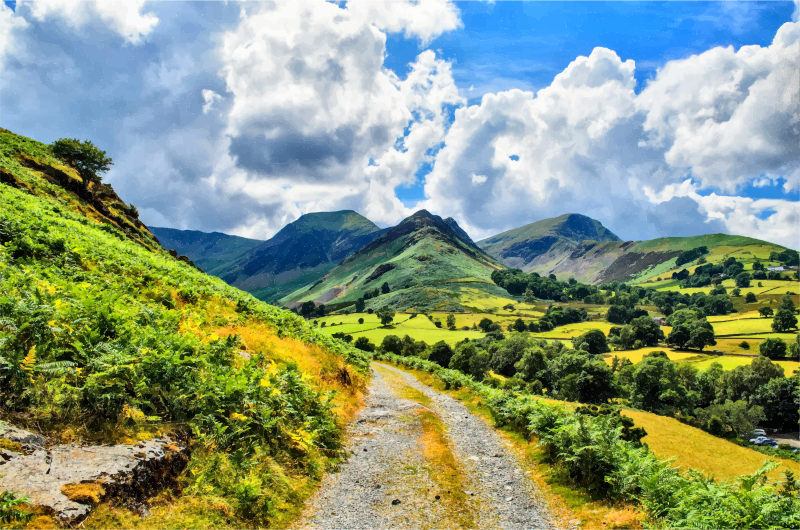
#> input picture 01-numpy/img/Green-Rolling-Hills-Landscape-800px.png, 800 x 530 px
$ jupyter execute 01-Numpy.ipynb   (shell and % lines are left out)
#> lines starting #> are read from the running program, lines starting #| are printed output that depends on the picture; after the words box and inside, x2 and y2 are one past the last pixel; in counts of white or black regions, pixels touching at a corner belong together
# Numpy Qucik Intro

[cell 1]
# The very first move
import numpy as np

### Construct an ndarray
n-dimensional array

[cell 2]
[1, "a", 1., [1,2], (1,2), {'a':3}]

[cell 3]
y = np.array([[1.,2,3], [4,5,6], [7,8, 9.3]])
y

[cell 4]
np.array([b'a', b'b', b'cuuuuuuuuiiiiiiiiiiiiiiiiiiii'])

The first thing to look at ndarray:  shape , dtype

# always check dtype and shape of an array

[cell 5]
y.shape[0] * y.shape[1] * 8

[cell 6]
y

[cell 7]
z = np.array([y, 2*y, 3*y, 4*y, 5*y, 6*y])
z.shape

[cell 8]
z

[cell 9]
z.shape

[cell 10]
#w = np.array([[2,3], [4,5,6]])
#w.dtype

[cell 11]
x = np.array([1,2,3])
x[0]= 5555555.
x

[cell 12]
x.shape, x.dtype

[cell 13]
y.shape, y.dtype

[cell 14]
x = np.array([10,2,3,4])

[cell 15]
# import matplotlib
import matplotlib.pyplot as plt
# plot the graph
#x[0]=3
plt.plot(x, 'o')

[cell 16]
y

[cell 17]
# using rich module to pretty print the array
from rich import print
print(y)

[cell 18]
print({
    "a": 3,
    "b": [1,2,3]
})

### There are many ways to build an array

[cell 19]
print(2*np.ones_like(y))

[cell 20]
print(np.ones((10, 10, 10)))

[cell 21]
print(3.14*np.ones((10,10)))

[cell 22]
print(np.full((3,3), 3.14))

[cell 23]
I = np.eye(10)
print(I)

[cell 24]
print(np.diag([1,2,3,5,5,5]))

[cell 25]
0.1 + 0.2

[cell 26]
# there are also many utility to construct arrays people use
# a 'range' array
x = np.arange(0, 1, 0.1)
print(x)
x = np.linspace(0, 1, 100)
print(x)
# random array
y = np.random.uniform(-1,1, size=100)
plt.plot( y, 'x')
#> figure, not shown here; curve peaks at x = 52, y = 0.977

[cell 27]
y.dtype

Arrays are data stored in a computer. When you see a bunch of data stored in a computer, you can check

* What information does the data contain?
* What are the restrictions on this data or object?
* What do these restrictions mean? benefit?
* How can it be used (operation)?
* Have you encountered anything similar before?
* What can it be applied to?

The most common and basic operations on arrays are  **elementwise operation**

see also `np.vectorize` and ufunc

[cell 28]
# for example, the following addition applied to each element of the array
np.array([1,2,3,4]) * 4 + 3

[cell 29]
x = np.array([1,2,3,4])
y = np.array([4,3,2,1])
x + y

[cell 30]
from math import sin
from math import pi
sin(pi/4)**2

[cell 31]
np.pi

[cell 32]
# There might be many interpolation or generalization of sine function on an array input
# but the most simple one is just the elementwise one
x = np.linspace(0, np.pi/2, 91)
print(np.sin(x))

[cell 33]
x = np.linspace(0, 2* np.pi, 1001)
plt.plot(x, np.sin(x))
#> figure, not shown here; curve peaks at x = 1.57, y = 1

[cell 34]
y = np.sin(x)
y.dtype

## Q0:
plot the graph $y=x^2+1$ or other functions

type the following command in notebook
```python
plt.plot?
```
and see what you can do with `plot` function

[cell 35]
x=np.linspace(-3,3, 100)
y = x**2 + 1
plt.plot(x, y)
z = 0.3*(x**3 - 3*x **2 + x+5)
z = np.exp(z)
plt.plot(x, z, label='z')
x=np.linspace(-3,3, 7)
y = x**2 + 1
plt.plot(x, y, 'x')
plt.plot(x, 5*np.ones_like(x))
plt.plot(x, np.ones_like(x), 'g')
plt.legend()
#> figure, not shown here; curve peaks at x = -3, y = 10; curve peaks at x = 3, y = 11.02

[cell 36]
np.array([1,2,3,4]) + [5]

[cell 37]
np.sin(np.array([1,2,3,4]))

[cell 38]
x = np.array([1,2,3,4])
y = np.array([4,3,2,1])
x +y

 you can use `%load` to load the sample solution when you are done

[cell 39]
# %load q0.py
x = np.linspace(-1, 1, 10001)
plt.plot(x, x**2+1 ) #, "g^", x, x**3, 'ro', x, x**2+1, 'b');
#> figure, not shown here; curve peaks at x = -1, y = 2

## Q1:
Images are also data. The content of the image can be represented by an array.
use the following code to load an image and transform it into an ndarray
```python
from PIL import Image
# read PIL Image (the following line opens a cc0 image, originally from openclipart)
img = Image.open('img/Green-Rolling-Hills-Landscape-800px.png')
# convert the image content into ndarray
img_array = np.array(img)
# convert ndarray back to PIL Image
Image.fromarray(img_array)
```
check the content of the image. What is the dtype and shape of the array that represents the content of the image?

[cell 40]
# %load q1.py
from PIL import Image
img = Image.open('img/Green-Rolling-Hills-Landscape-800px.png')
#> img is the input picture: PIL image 800x530 RGBA; mean R, G, B, A 132.9, 149.4, 121.1, 248.1
img_array = np.array(img)
print("img_array.shape={}".format(img_array.shape))
print("img_array.dtype={}".format(img_array.dtype))
Image.fromarray(img_array)

As we know how the image content can be represented by an ndarray, we can do it backwards, that is, we can convert an ndarray to an image and then visualize it.

[cell 41]
x = np.array([[[255, 0, 0], [127,127,127]], [[0, 255, 0], [0,0,255]]], np.uint8)

[cell 42]
x.shape

[cell 43]
import IPython.display as display
img = Image.fromarray(x) #.resize((200,200), Image.NEAREST)
for i in range(1):
    print(i)
    display.display(img.resize((50*i+2, 50*i+2), Image.NEAREST))

Let us draw some thing more interesting

[cell 44]
x = np.array([5,6,7,8])
x[1:3]=4
x

[cell 45]
x = list(range(100))
x[10:30:3]

[cell 46]
x = np.full((150,150), 0, dtype=np.uint8)
x[::5] = 255
x[:, ::5] = 255
Image.fromarray(x)
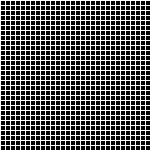
#> Out: PIL image 150x150 L; 36% white in thin lines or dots

[cell 47]
x = np.full((500,500), 0, dtype=np.uint8)
for i in range(500):
    for j in range(500):
        if (200-j)**2+(200-i)**2 < 50**2:
            x[i, j] = 255
for i in range(500):
    for j in range(500):
        if (300-j)**2+(200-i)**2 < 20**2:
            x[i, j] = 255
Image.fromarray(x)

[cell 48]
a = 127*np.ones((6000,6000), dtype=np.uint8)
y, x = np.indices(a.shape[:2])
a[(3000-x)**2+(3000-y)**2 < 3000**2]=255
Image.fromarray(a)
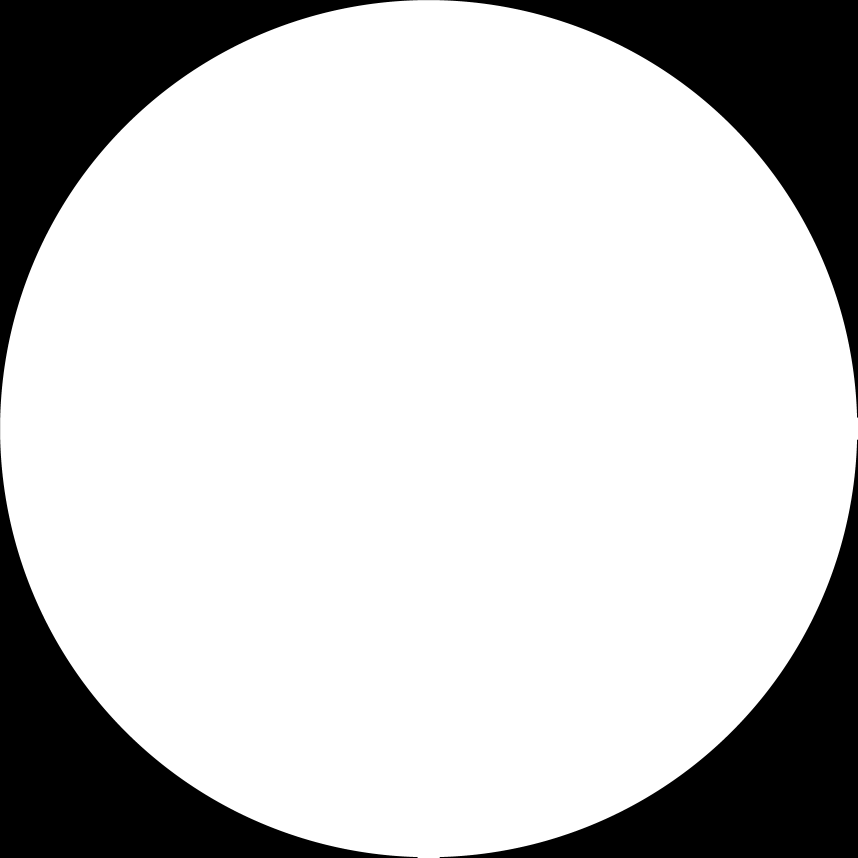
#> Out: PIL image 6000x6000 L (shown at 1/7 size); values 127 (black) and 255 (white), 78.5% white; 2 black regions, box (x1, y1, x2, y2) and area: (0, 0, 6000, 6000) 5797373, (3078, 3078, 6000, 6000) 1928458

[cell 49]
x = 127*np.ones((5000,5000), dtype=np.uint8)
for i in range(5000):
    for j in range(5000):
        x[i, j] = 255*( 1-(abs(2500-j)**2+abs(2500-i)**2)/(2*2500**2))
Image.fromarray(x)
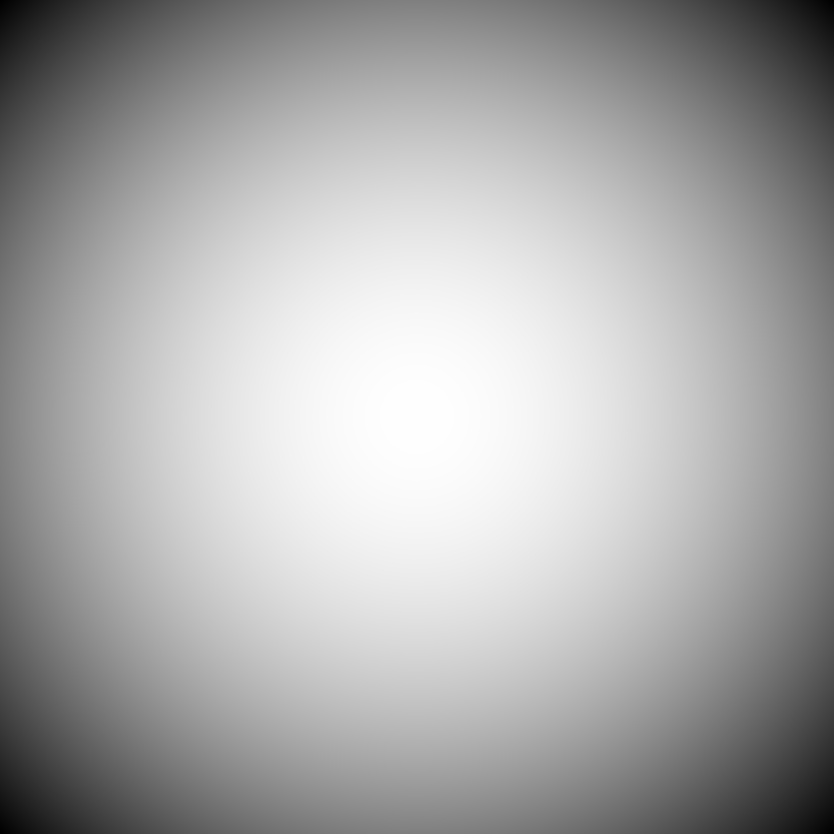
#> Out: PIL image 5000x5000 L (shown at 1/6 size); min 0, max 255, mean 169.5

[cell 50]
a = 127*np.ones((5000,5000), dtype=np.uint8)
y, x = np.indices(a.shape[:2])
b = np.uint8(255*(1-((2500-x)**2+(2500-y)**2)/(2*2500**2)))
Image.fromarray(b)

### Indexing
an array can be indexed like a list

[cell 51]
a = np.arange(30)
a

[cell 52]
a[5]

[cell 53]
a[3:7]

[cell 54]
# list odd terms
a[1::2]

[cell 55]
# can used assign values
a[1::2]  = -1
a

[cell 56]
# or
a[1::2] = -a[::2]-1
a

## Q2
given
```python
x = np.arange(30)
a = np.arange(30)
a[1::2] = -a[1::2]
```
plot the floowing graph

[cell 57]
# %load q2.py

### there are more way to index an ndarray

[cell 58]
b = np.array([[1,2,3], [4,5,6], [7,8,9]])
b

[cell 59]
b[1][2]

[cell 60]
b[1,2]

[cell 61]
b[1]

## Q3
Notebook is a great tool for interactive experimenting.

Sometimes, the best way to learn is to try it.

You may see a pattern of how numpy indexing works, does the following syntax and see whether it works.
```python
b = np.random.randint(0,99, size=(10,10))
b[::2, 2]
```

### Fancy indexing

[cell 62]
b = np.random.randint(0,99, size=(5,10))
b

Think about what is going on (what is numpy _thinking_? try to figure out the logic behind it)

[cell 63]
b[[1,3]]

[cell 64]
b[(1,3)]

[cell 65]
b[[1,2], [3,4]]

[cell 66]
b[[(1,2),(3,4)]]

[cell 67]
b[[True, False, False, True, False]]

## Q4
replace all even numbers in  `b` to `-1`

[cell 68]
# sample solution
# %load q4.py

# Practice with the image

[cell 69]
# Recall the image we used before
from PIL import Image
img = Image.open('img/Green-Rolling-Hills-Landscape-800px.png')
img_array = np.array(img)
Image.fromarray(img_array)

[cell 70]
# this is an utility function to show an array as an image
from IPython.display import display
def show(img_array):
    display(Image.fromarray(img_array))

## Q
Try to do the followings using numpy indexing or numpy function you know.

* resize the image to the half of original height and width.
* crop a piece of the image
* make the image upside down.
* mirror the image from left to right
* remove all green in the image
* resize the image to double the size
* paste an imgae to another
```python
from urllib.request import urlopen
url = "https://raw.githubusercontent.com/playcanvas/engine/master/examples/images/animation.png"
simg = Image.open(urlopen(url))
```
* exchange green and red channel
* convert the image to grayscale, using the following formula `Y=0.299R+0.587G+0.114B`

[cell 71]
# resize to half
#%load q_half.py

[cell 72]
# resize to double
# %load q_scale2.py

[cell 73]
# upside down
show(img_array[::-1])

[cell 74]
# paste one image to another
#%load q_paste.py

[cell 75]
# convert to grayscale
#%load q_grayscale.py

## Q
* dig out a circle image that center at (300, 300) with radius 100

[cell 76]
# use loop
#%load q_slow_circle.py

[cell 77]
# use fancy index
#%load q_fast_circle.py

### other applications of indexing

[cell 78]
# blur an image
a = img_array.astype(float)
for i in range(20):
    a[1:,1:] = (a[1:,1:]+a[:-1,1:]+a[1:,:-1]+a[:-1,:-1])/4
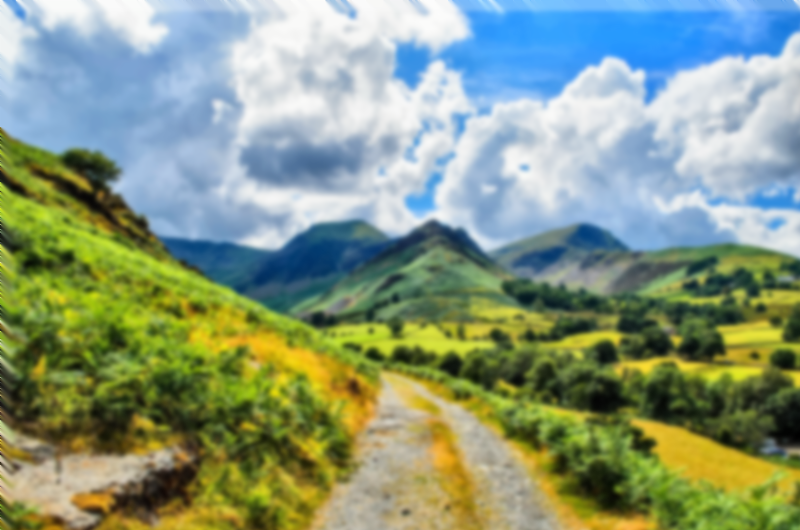
#> a: shape (530, 800, 4) float64; mean R, G, B, A 132.8, 150.5, 124.2, 246.7; transparent parts drawn white
#a = ( (img-a)*2+127).clip(0, 255)
show(a.astype('uint8'))

[cell 79]
# edge detection
a = img_array.astype(float)
a = a @ [0.299, 0.587, 0.114, 0]
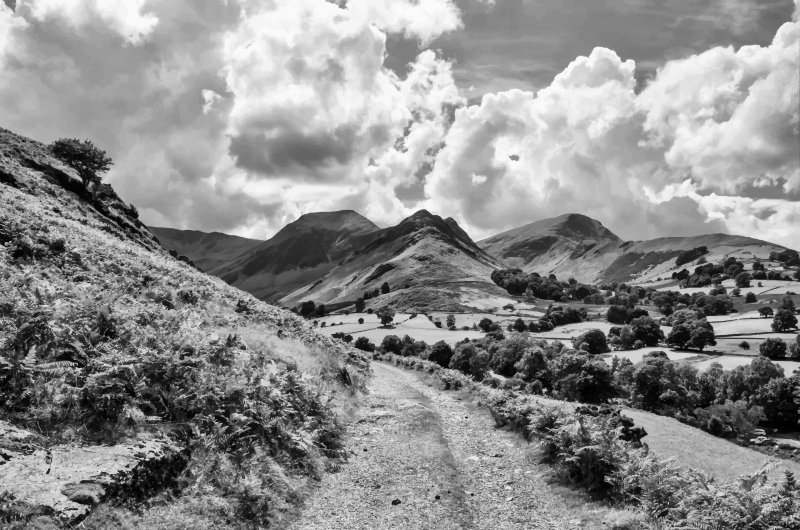
#> a: shape (530, 800) float64; min 1, max 252.9, mean 141.2
a = np.abs((a[1:]-a[:-1]))*2
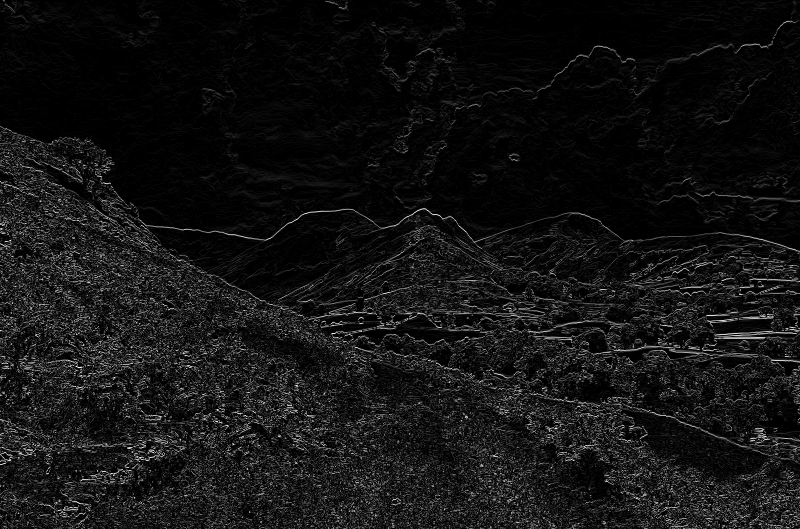
#> a: shape (529, 800) float64; min 0, max 343.5, mean 26.3; drawn with min black and max white
show(a.astype('uint8'))

## Reshaping
what does `.flatten` do? what is the shape of the array after `.flatten`

check documents of
`.reshape, .T, np.rot00, .swapaxes .rollaxis`
and then check out how these function affect the shape of the array

[cell 80]
# application of reshaping
R,G,B,A = img_array.reshape(-1,4).T
plt.hist((R,G,B), color=['r', 'g', 'b']);
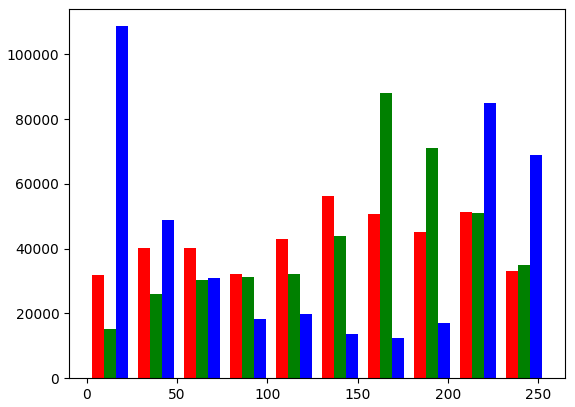
#> figure drawn by matplotlib, 1 panel; tallest bar 56308 high, from x = 130 to 136.8; tallest bar 88005 high, from x = 162.3 to 169.2; tallest bar 108688 high, from x = 16.15 to 22.95

## stack arrays together
check documents of `np.vstack` `np.hstack` `np.concatenate` and try

[cell 81]
# an example
show(np.hstack([img_array, img_array]))

[cell 82]
# another one
show(np.concatenate([img_array, img_array[:, ::-1]], axis=1))
#> in show (call 5), `display(Image.fromarray(img_array))`:
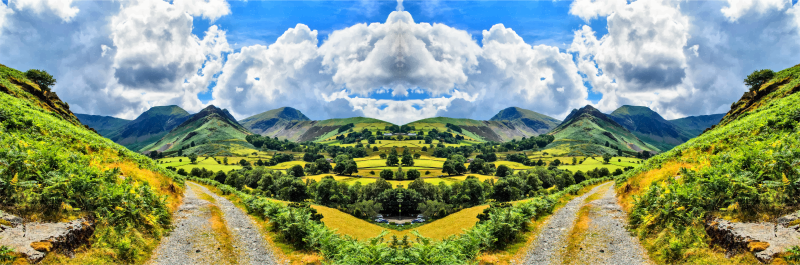
#> shown: PIL image 1600x530 RGBA (shown at 1/2 size); mean R, G, B, A 132.9, 149.4, 121.1, 248.1; transparent parts drawn white

## functions applied to wholl array/axis
though there are many functions that are simple, elementwise, which are called ufunc, many useful and common functions are not ufuncs. The foolowings are a few examples

[cell 83]
np.max([1,2,3,4])

[cell 84]
np.sum([1,2,3,4])

[cell 85]
np.mean([1,2,3,4])

[cell 86]
np.min([1,2,3,4])

多重意義的運用， 水平平均，整合垂直平均

[cell 87]
x_mean = img_array.astype(float).min(axis=0, keepdims=True)
#> x_mean = 800 rows, first 6: [5, 4, 2, 139], [5, 4, 0, 177], [5, 4, 2, 176], [5, 5, 2, 164], [5, 5, 2, 176], [5, 5, 2, 176]
print(x_mean.dtype, x_mean.shape)
y_mean = img_array.astype(float).min(axis=1, keepdims=True)
#> y_mean = 530 rows, first 6: [38, 126, 214, 139], [37, 127, 215, 220], [37, 127, 215, 221], [37, 127, 215, 219], [37, 127, 214, 204], [37, 128, 214, 217]
print(y_mean.dtype, y_mean.shape)
# 自動 broadcast
xy_combined = (img_array-(x_mean+y_mean)/2)#.astype('uint8')
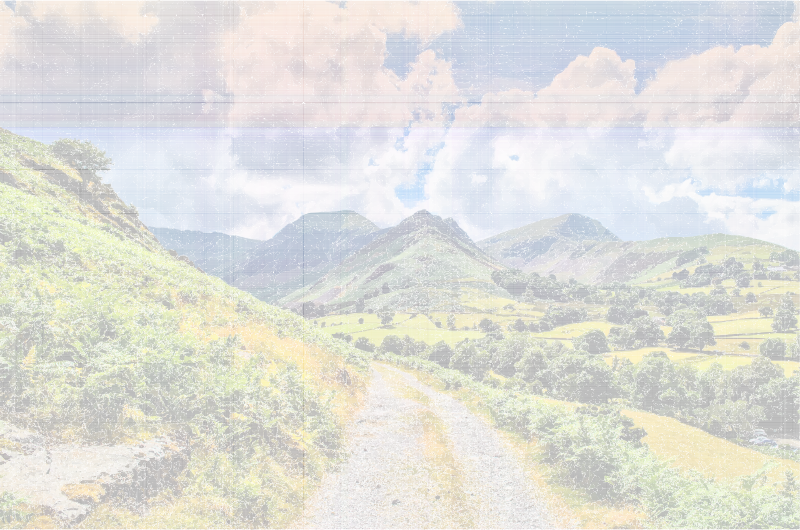
#> xy_combined: shape (530, 800, 4) float64; mean R, G, B, A 121.7, 122.2, 97.4, 58.6; transparent parts drawn white
show((img_array - xy_combined+127).clip(0,255).astype('uint8'))
#> in show (call 6), `display(Image.fromarray(img_array))`:
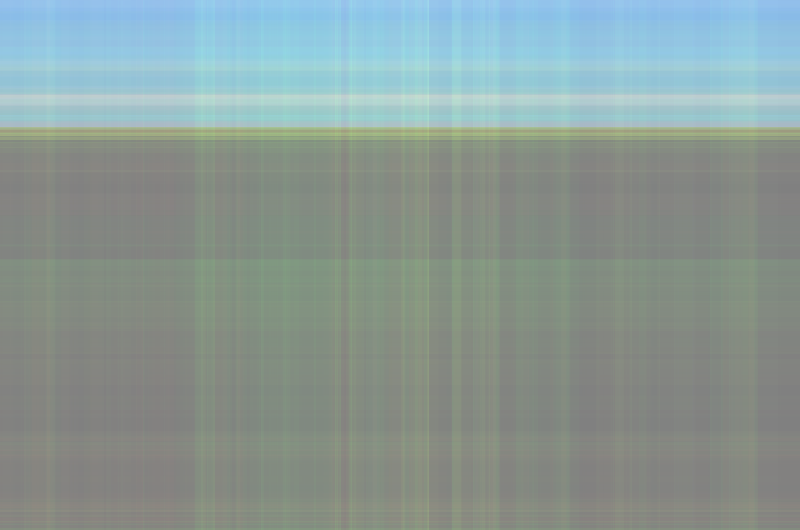
#> shown: PIL image 800x530 RGBA; mean R, G, B, A 137.9, 154, 150.4, 255; transparent parts drawn white
